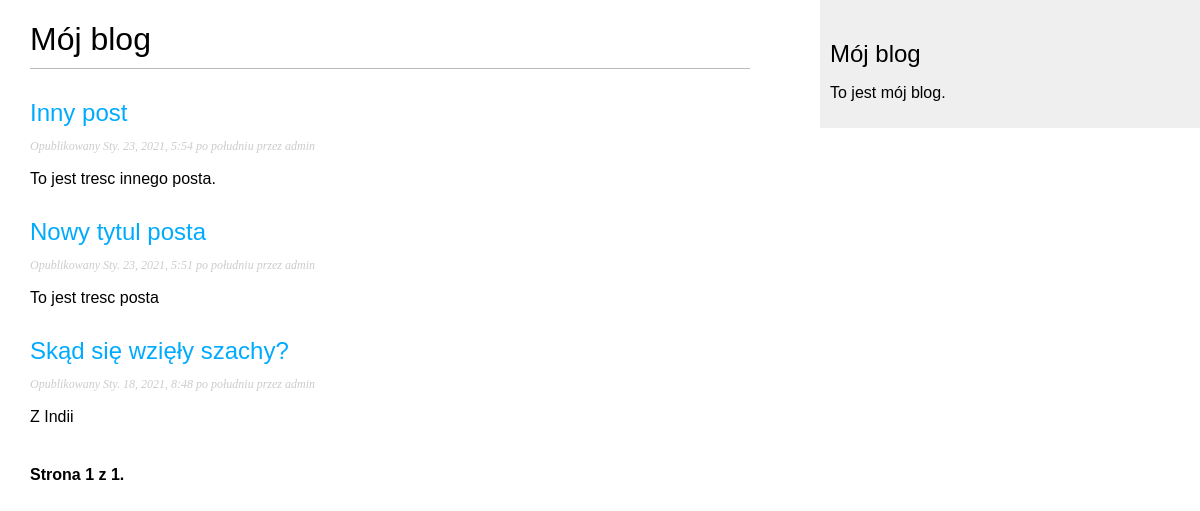
The page /blog/ on the database as committed earlier.
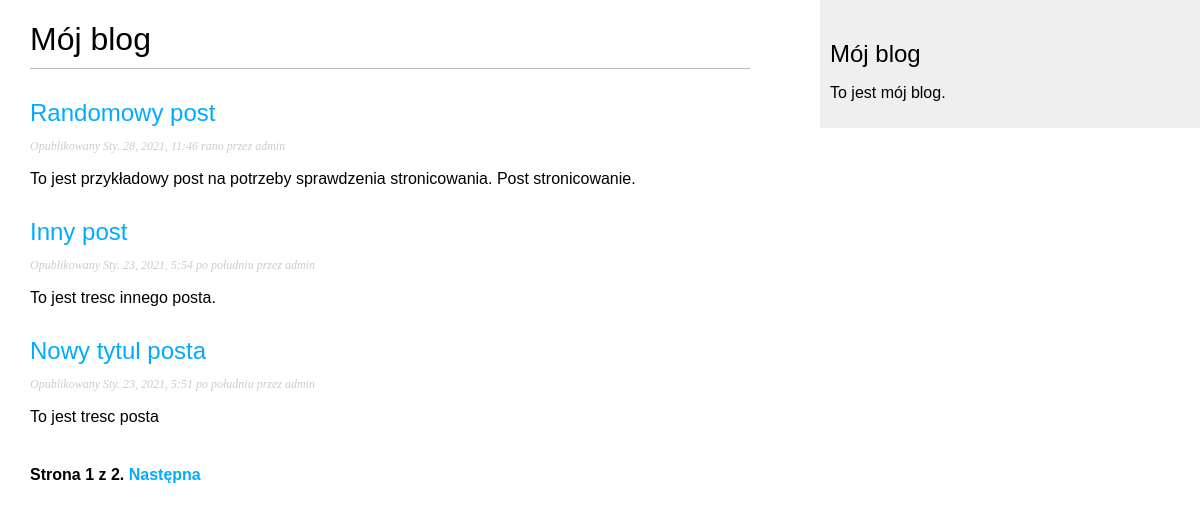
The same page on the database as committed later.
### blog/models.py (models this page shows, shortened)
class Post(models.Model):
    STATUS_CHOICES = (
        ('draft', 'Roboczy'),
        ('publish', 'Opublikowany'),
    )
    objects = models.Manager()  # manager domyslny
    title = models.CharField(max_length=250)
    slug = models.SlugField(max_length=250, unique_for_date='publish')
    author = models.ForeignKey(User, related_name='blog_posts', on_delete=models.CASCADE)
    body = models.TextField()
    publish = models.DateTimeField(default=timezone.now)
    published = PublishedManager()   # manager niestandardowy
    created = models.DateTimeField(auto_now_add=True)
    updated = models.DateTimeField(auto_now=True)
    status = models.CharField(max_length=10, choices=STATUS_CHOICES, default='draft')
    class Meta:
        ordering = ('-publish', )
    def get_absolute_url(self):
        return reverse('blog:post_detail',
                       args=[self.publish.year, self.publish.strftime('%m'),
                             self.publish.strftime('%d'), self.slug])

### blog/views.py (the view)
class PostListView(ListView):
    queryset = Post.published.all()
    context_object_name = 'posts'
    paginate_by = 3
    template_name = 'blog/post/list.html'

### blog/templates/blog/post/list.html (shortened to what this page needs)
{% extends "blog/base.html" %}
{% block content %}
    <h1>Mój blog</h1>
    {% for post in posts %}
        <h2>
            <a href="{{ post.get_absolute_url }}">
            {{ post.title }}
            </a>
        </h2>
        <p class="date">
            Opublikowany {{ post.publish }} przez {{ post.author }}
        </p>
        {{ post.body|truncatewords:30|linebreaks }}
    {% endfor %}
    {% include "pagination.html" with page=page_obj %}
{% endblock %}

### blog/templates/blog/base.html (shortened to what this page needs)
<!DOCTYPE html>
{% load static %}
<html>
<head>
    <link rel="stylesheet" href="{% static 'css/blog.css' %}">
</head>
<body>
    <div id="content">
        {% block content %}
        {% endblock %}
    </div>
    <div id="sidebar">
        <h2>Mój blog</h2>
            <p>To jest mój blog.</p>
    </div>
</body>
</html>

### blog/templates/pagination.html (shortened to what this page needs)
<div class="pagination">
    <span class="step-links">
        <span class="current">
            Strona {{ page.number }} z {{ page.paginator.num_pages }}.
        </span>
            {% if page.has_next %}
                <a href="?page={{ page.next_page_number }} ">Następna</a>
            {% endif %}
    </span>
</div>

### blog/static/css/blog.css (style rules this page uses)
body { margin:0; padding:0; font-family:helvetica, sans-serif; }
a { color:#00abff; text-decoration:none; }
h1 { font-weight:normal; border-bottom:1px solid #bbb; padding:0 0 10px 0; }
h2 { font-weight:normal; margin:30px 0 0; }
#content { float:left; width:60%; padding:0 0 0 30px; }
#sidebar { float:right; width:30%; padding:10px; background:#efefef; height:100%; }
p.date { color:#ccc; font-family: georgia, serif; font-size: 12px; font-style: italic; }
.pagination { margin:40px 0; font-weight:bold; }

Rows that differ between the two databases and show on the page:
no longer on this page (row unchanged): Post: title "Skąd się wzięły szachy?", publish "Sty. 18, 2021, 8:48 po południu", author "admin", body "Z Indii"
added Post: title "Randomowy post", publish "Sty. 28, 2021, 11:46 rano", author "admin", body "To jest przykładowy post na potrzeby sprawdzenia stronicowania. Post stronicowanie."
Other text that changed with them:
{{ page.paginator.num_pages }}: "1" → "2"
text now shown: "Następna"
